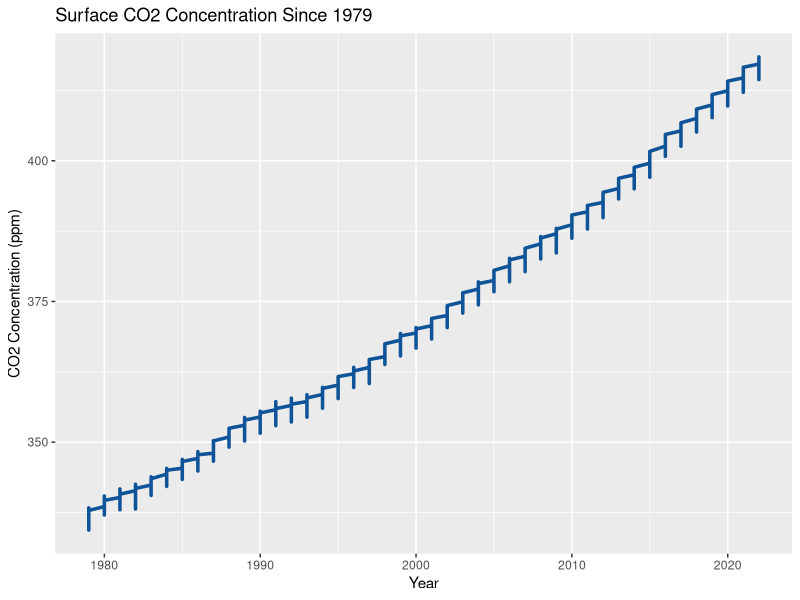
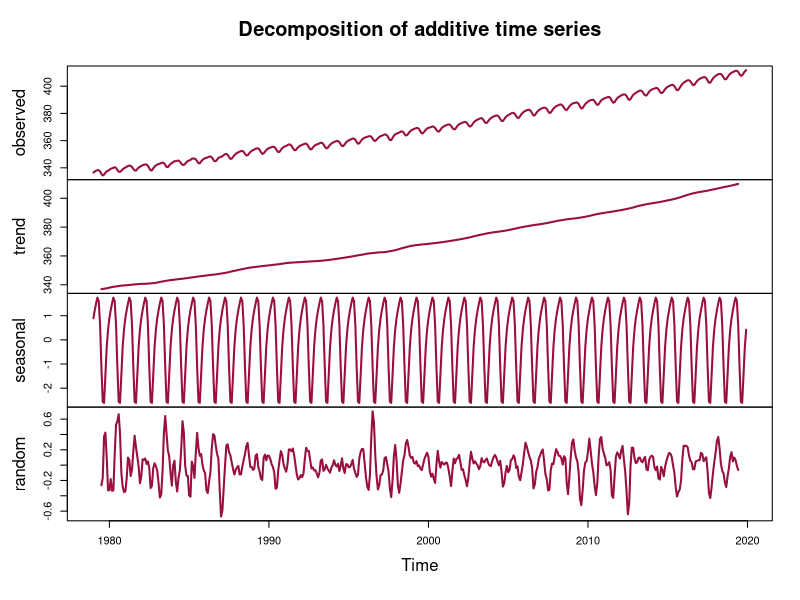
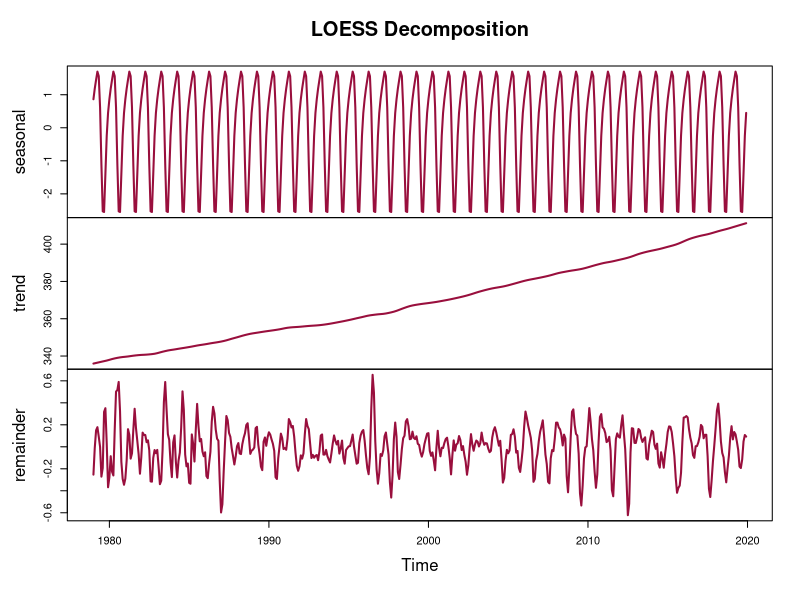
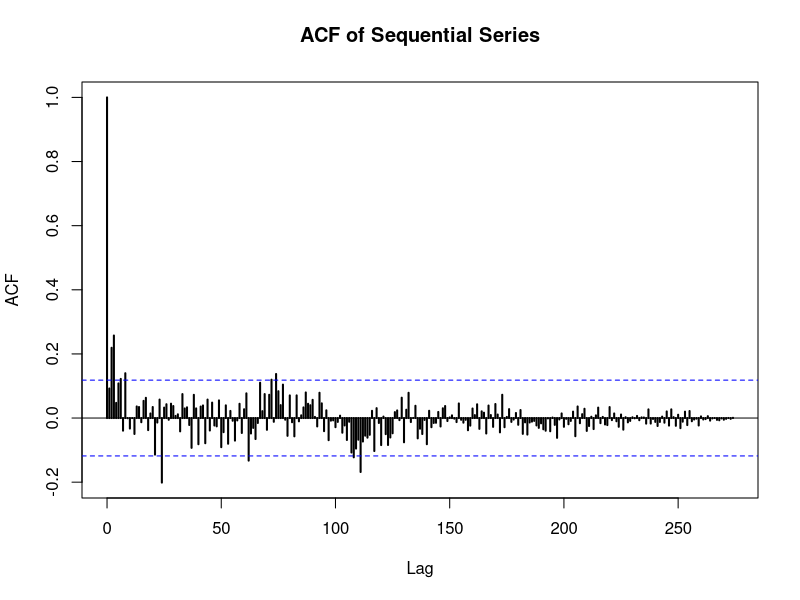
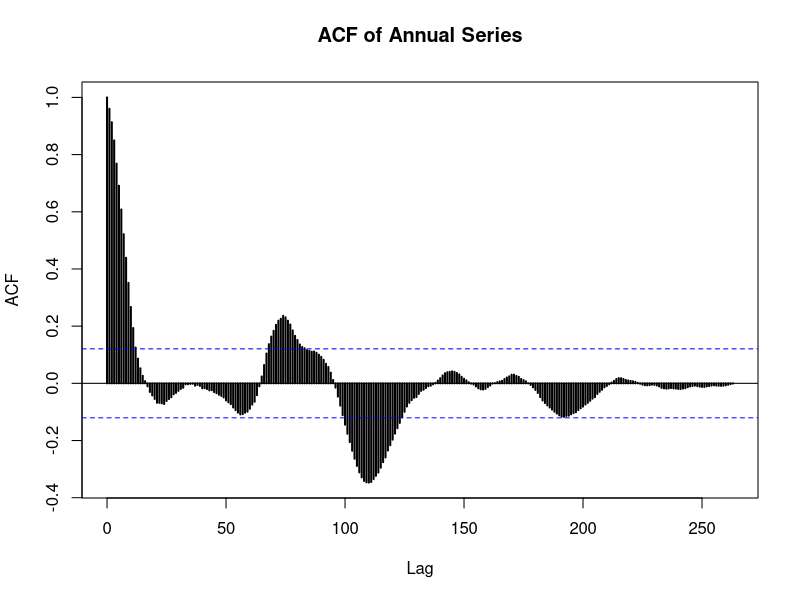
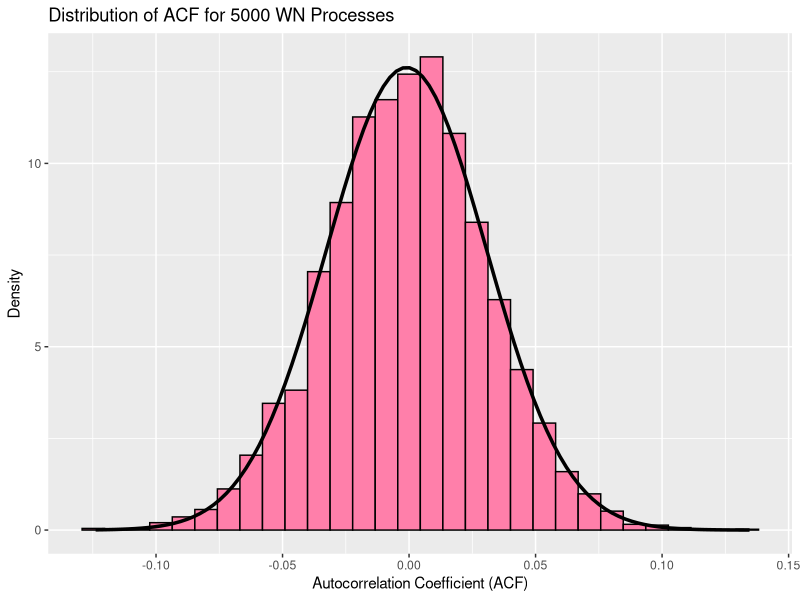

R code for these plots, in order:
library(readr)
library(dplyr)
library(ggplot2)
library(lubridate)

# Question 1

co2_mm_gl <- read_csv("./data/co2_mm_gl.csv", col_names = TRUE)

co2_chart <- ggplot(
    data = co2_mm_gl,
    aes(x = year, y = average)
) +
    geom_line(
        linewidth = 1.2,
        color = "#0F5499"
) +
    labs(
        x = "Year",
        y = "CO2 Concentration (ppm)",
        title = "Surface CO2 Concentration Since 1979"
)

print(co2_chart)

co2_train <- co2_mm_gl %>%
    filter(year < 2020) %>%
    select(average) %>%
    mutate(time = seq(1, length(average))) %>%
    relocate(time, .before = average)

co2_test <- co2_mm_gl %>%
    filter(year > 2019) %>%
    select(average) %>%
    mutate(time = seq(493, 492 + length(average))) %>%
    relocate(time, .before = average)

moving_avg <- decompose(
    ts(co2_train$average,
       start = 1979,
       frequency = 12),
     "additive")

loess <- stl(
    ts(co2_train$average,
       start = 1979,
       frequency = 12),
    s.window = "periodic")$time.series

plot(moving_avg, col = "#990F3D", lwd = 2)
plot(loess, col = "#990F3D", lwd = 2, main = "LOESS Decomposition")

co2_train$moving_avg <- moving_avg$trend

co2_train <- co2_train %>%
    mutate(loess = as_tibble(loess)$trend)

lm_fit1 <- lm(formula = moving_avg ~ time, data = co2_train)
lm_fit2 <- lm(formula = loess ~ time, data = co2_train)

#' @param obs A vector of observed values
#' @param pred A vector of predicted values

mean_sq_err <- function(obs, pred) {
    sq_diff <- (obs - pred)^2
    mse <- mean(sq_diff)
    return(mse)
}

moving_avg_preds <- predict.lm(lm_fit1, newdata = co2_test)
loess_preds <- predict.lm(lm_fit2, newdata = co2_test)

mean_sq_err(co2_test$average, moving_avg_preds)
mean_sq_err(co2_test$average, loess_preds)

# Question 2

canada_gdp <- read_csv("./data/canadaGDP.csv", col_names = TRUE) %>%
    rename(Date = `...1`) %>%
    mutate(Date = ymd(Date))

gdp_chart <- ggplot(
    data = canada_gdp,
    aes(x = Date, y = GDP)
) +
    geom_line(
        linewidth = 1.2,
        color = "#0F5499"
) +
    labs(
        x = "Date",
        y = "GDP",
        title = "Canadian GDP Since 1997"
) +
    scale_x_date(
        date_breaks = "3 years", date_labels = "%Y"
)

sequential <- tibble(
    Date = canada_gdp$Date[2:276],
    Growth = diff(log(canada_gdp$GDP), lag = 1)
)

annual <- tibble(
    Date = canada_gdp$Date[13:276],
    Growth = diff(log(canada_gdp$GDP), lag = 12)
)

sequential_chart <- ggplot(
    data = sequential,
    aes(x = Date, y = Growth)
) +
    geom_line(
        linewidth = 1.2,
        color = "#990F3D"
) +
    labs(
        x = "Date",
        y = "GDP Growth Rate",
        title = "Canadian GDP Growth Rate (Monthly)"
)

annual_chart <- ggplot(
    data = annual,
    aes(x = Date, y = Growth)
) +
    geom_line(
        linewidth = 1.2,
        color = "#990F3D"
) +
    labs(
        x = "Date",
        y = "GDP Growth Rate",
        title = "Canadian GDP Growth Rate (Annual)"
)

acf_sequential <- acf(
    x = ts(sequential$Growth),
    lag.max = nrow(sequential) - 1,
    main = "ACF of Sequential Series",
    lwd = 2.0)

acf_annual <- acf(
    x = ts(annual$Growth),
    lag.max = nrow(annual) - 1,
    main = "ACF of Annual Series",
    lwd = 2.0)

# Question 3

#' @param sd Standard deviation of the white noise process
#' @param n Number of observations in the white noise process
#' @param lag The lag to calculate the autocorrelation coefficient for
#' @param max_iter The number of iterations to run the simulation for

acf_simulation <- function(n = 1000, sd = 1, lag = 1, max_iter) {
    stopifnot(is.numeric(max_iter))

    # Pre-allocate space
    acf <- double(max_iter)

    # Run simulation
    set.seed(123)
    for (i in 1:max_iter) {
        z_t <- rnorm(n = n, mean = 0, sd = sd)
        acf[i] <- acf(z_t, plot = FALSE)$acf[lag + 1]
    }
    results <- tibble(iteration = 1:max_iter, acf)
    return(results)
}

simul <- acf_simulation(n = 1000, sd = 1, lag = 1, max_iter = 5000)

simul_chart <- ggplot(
    data = simul,
    aes(x = acf)
) +
    geom_histogram(
        aes(y = ..density..),
        color = "#000000",
        fill = "#FF7FAA"
) +
    stat_function(
        fun = dnorm,
        args = list(
            mean = -0.001, sd = sqrt(0.001)),
        linewidth = 1.2,
        color = "#000000"
) +
    labs(
        x = "Autocorrelation Coefficient (ACF)",
        y = "Density",
        title = "Distribution of ACF for 5000 WN Processes"
)

print(simul_chart)